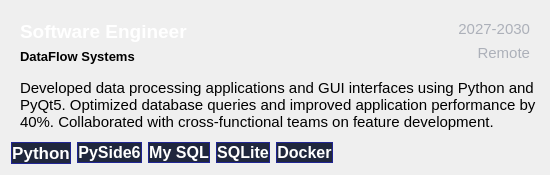
                         <widget class="QWidget" name="widget_27" native="true">
                          <property name="styleSheet">
                           <string notr="true">QWidget#widget_27{
    background: qlineargradient(
        x1: 0, y1: 0,
        x2: 0, y2: 1,
        stop: 0.2     #24272e,  
        stop: 0.9     #1a1c21   
    );
    border: none;
    border-radius: 12px;
    border: 1px solid rgba(70, 90, 160, 0.3); 
    border-radius: 12px;

    color: white;
}
</string>
                          </property>
                          <layout class="QGridLayout" name="gridLayout_16">
                           <item row="2" column="2">
                            <widget class="QPushButton" name="pushButton_37">
                             <property name="font">
                              <font>
                               <pointsize>12</pointsize>
                               <bold>true</bold>
                              </font>
                             </property>
                             <property name="styleSheet">
                              <string notr="true">
QPushButton {
	
	background-color: rgb(32, 39, 61);
    color: white;
    border: 1px solid rgb(32, 37, 147);
    border-radius: 12px;

	text-align: center;
}

QPushButton:hover {
    background-color: rgb(57, 83, 255);
    border-color: #444;
    color: white;
}

QPushButton:pressed {
    background-color: #222;
    border-color: #444;
    color: white;
}</string>
                             </property>
                             <property name="text">
                              <string>My SQL</string>
                             </property>
                            </widget>
                           </item>
                           <item row="2" column="0">
                            <widget class="QPushButton" name="pushButton_38">
                             <property name="font">
                              <font>
                               <pointsize>13</pointsize>
                               <bold>true</bold>
                              </font>
                             </property>
                             <property name="styleSheet">
                              <string notr="true">
QPushButton {
	
	background-color: rgb(32, 39, 61);
    color: white;
    border: 1px solid rgb(32, 37, 147);
    border-radius: 12px;

	text-align: center;
}

QPushButton:hover {
    background-color: rgb(57, 83, 255);
    border-color: #444;
    color: white;
}

QPushButton:pressed {
    background-color: #222;
    border-color: #444;
    color: white;
}</string>
                             </property>
                             <property name="text">
                              <string>Python</string>
                             </property>
                            </widget>
                           </item>
                           <item row="2" column="1">
                            <widget class="QPushButton" name="pushButton_39">
                             <property name="font">
                              <font>
                               <pointsize>12</pointsize>
                               <bold>true</bold>
                              </font>
                             </property>
                             <property name="styleSheet">
                              <string notr="true">
QPushButton {
	
	background-color: rgb(32, 39, 61);
    color: white;
    border: 1px solid rgb(32, 37, 147);
    border-radius: 12px;

	text-align: center;
}

QPushButton:hover {
    background-color: rgb(57, 83, 255);
    border-color: #444;
    color: white;
}

QPushButton:pressed {
    background-color: #222;
    border-color: #444;
    color: white;
}</string>
                             </property>
                             <property name="text">
                              <string>PySide6</string>
                             </property>
                            </widget>
                           </item>
                           <item row="2" column="4">
                            <widget class="QPushButton" name="pushButton_40">
                             <property name="font">
                              <font>
                               <pointsize>12</pointsize>
                               <bold>true</bold>
                              </font>
                             </property>
                             <property name="styleSheet">
                              <string notr="true">
QPushButton {
	
	background-color: rgb(32, 39, 61);
    color: white;
    border: 1px solid rgb(32, 37, 147);
    border-radius: 12px;

	text-align: center;
}

QPushButton:hover {
    background-color: rgb(57, 83, 255);
    border-color: #444;
    color: white;
}

QPushButton:pressed {
    background-color: #222;
    border-color: #444;
    color: white;
}</string>
                             </property>
                             <property name="text">
                              <string>Docker</string>
                             </property>
                            </widget>
                           </item>
                           <item row="2" column="3">
                            <widget class="QPushButton" name="pushButton_41">
                             <property name="font">
                              <font>
                               <pointsize>12</pointsize>
                               <bold>true</bold>
                              </font>
                             </property>
                             <property name="styleSheet">
                              <string notr="true">
QPushButton {
	
	background-color: rgb(32, 39, 61);
    color: white;
    border: 1px solid rgb(32, 37, 147);
    border-radius: 12px;

	text-align: center;
}

QPushButton:hover {
    background-color: rgb(57, 83, 255);
    border-color: #444;
    color: white;
}

QPushButton:pressed {
    background-color: #222;
    border-color: #444;
    color: white;
}</string>
                             </property>
                             <property name="text">
                              <string>SQLite</string>
                             </property>
                            </widget>
                           </item>
                           <item row="0" column="5">
                            <widget class="QWidget" name="widget_28" native="true">
                             <property name="styleSheet">
                              <string notr="true">background-color: transparent;
</string>
                             </property>
                             <layout class="QVBoxLayout" name="verticalLayout_27">
                              <item>
                               <widget class="QPushButton" name="pushButton_42">
                                <property name="font">
                                 <font>
                                  <pointsize>11</pointsize>
                                  <italic>false</italic>
                                  <bold>false</bold>
                                  <underline>false</underline>
                                  <strikeout>false</strikeout>
                                 </font>
                                </property>
                                <property name="styleSheet">
                                 <string notr="true">QPushButton {
    border: none;
    background: transparent;
    padding: 0;
	color: rgb(172, 176, 185);
    margin: 0;

    font: normal;
    text-align: right;
    text-decoration: none;
}

QPushButton:hover {
    background: transparent;
    border: none;
}
QPushButton:pressed {
    background: transparent;
    border: none;
    padding: 0;
}
QPushButton:focus {
    outline: none;
}</string>
                                </property>
                                <property name="text">
                                 <string>2027-2030</string>
                                </property>
                                <property name="icon">
                                 <iconset resource="../Qss/icons/_icons.qrc">
                                  <normaloff>:/feather/icons/feather/calendar.png</normaloff>:/feather/icons/feather/calendar.png</iconset>
                                </property>
                               </widget>
                              </item>
                              <item>
                               <widget class="QPushButton" name="pushButton_43">
                                <property name="font">
                                 <font>
                                  <pointsize>11</pointsize>
                                  <italic>false</italic>
                                  <bold>false</bold>
                                  <underline>false</underline>
                                  <strikeout>false</strikeout>
                                 </font>
                                </property>
                                <property name="mouseTracking">
                                 <bool>true</bool>
                                </property>
                                <property name="focusPolicy">
                                 <enum>Qt::FocusPolicy::StrongFocus</enum>
                                </property>
                                <property name="styleSheet">
                                 <string notr="true">QPushButton {
    border: none;
    background: transparent;
    padding: 0;
	color: rgb(172, 176, 185);
    margin: 0;

    font: normal;
    text-align: right;
    text-decoration: none;
}

QPushButton:hover {
    background: transparent;
    border: none;
}
QPushButton:pressed {
    background: transparent;
    border: none;
    padding: 0;
}
QPushButton:focus {
    outline: none;
}</string>
                                </property>
                                <property name="text">
                                 <string>Remote</string>
                                </property>
                                <property name="icon">
                                 <iconset resource="../Qss/icons/_icons.qrc">
                                  <normaloff>:/font_awesome_solid/icons/font_awesome/solid/location-dot.png</normaloff>:/font_awesome_solid/icons/font_awesome/solid/location-dot.png</iconset>
                                </property>
                               </widget>
                              </item>
                             </layout>
                            </widget>
                           </item>
                           <item row="0" column="0" colspan="5">
                            <widget class="QWidget" name="widget_29" native="true">
                             <property name="styleSheet">
                              <string notr="true">background-color: transparent;
</string>
                             </property>
                             <layout class="QVBoxLayout" name="verticalLayout_28">
                              <item>
                               <widget class="QPushButton" name="pushButton_44">
                                <property name="font">
                                 <font>
                                  <pointsize>14</pointsize>
                                  <italic>false</italic>
                                  <bold>true</bold>
                                  <underline>false</underline>
                                  <strikeout>false</strikeout>
                                  <kerning>false</kerning>
                                 </font>
                                </property>
                                <property name="styleSheet">
                                 <string notr="true">
QPushButton {
    border: none;
    background: transparent;
    padding: 0;
    margin: 0;
	color: rgb(255, 255, 255);
   
    text-align: left;
}

QPushButton:hover {
    background: transparent;
    border: none;
	 color: #4A6FEC;
}
QPushButton:pressed {
    background: transparent;
    border: none;
    padding: 0;
}
QPushButton:focus {
    outline: none;
}</string>
                                </property>
                                <property name="text">
                                 <string>Software Engineer</string>
                                </property>
                               </widget>
                              </item>
                              <item>
                               <widget class="QLabel" name="label_47">
                                <property name="text">
                                 <string>&lt;html&gt;&lt;head/&gt;&lt;body&gt;&lt;p&gt;&lt;span style=&quot; font-size:10pt; font-weight:700;&quot;&gt;DataFlow Systems&lt;/span&gt;&lt;/p&gt;&lt;/body&gt;&lt;/html&gt;</string>
                                </property>
                               </widget>
                              </item>
                             </layout>
                            </widget>
                           </item>
                           <item row="1" column="0" colspan="6">
                            <widget class="QLabel" name="label_48">
                             <property name="font">
                              <font>
                               <pointsize>11</pointsize>
                              </font>
                             </property>
                             <property name="styleSheet">
                              <string notr="true">background-color: transparent;
    margin-left: 5px;
    margin-bottom: 5px;


</string>
                             </property>
                             <property name="text">
                              <string>Developed data processing applications and GUI interfaces using Python and PyQt5. Optimized database queries and improved application performance by 40%. Collaborated with cross-functional teams on feature development.</string>
                             </property>
                             <property name="alignment">
                              <set>Qt::AlignmentFlag::AlignLeading|Qt::AlignmentFlag::AlignLeft|Qt::AlignmentFlag::AlignVCenter</set>
                             </property>
                             <property name="wordWrap">
                              <bool>true</bool>
                             </property>
                            </widget>
                           </item>
                           <item row="2" column="5">
                            <spacer name="horizontalSpacer_8">
                             <property name="orientation">
                              <enum>Qt::Orientation::Horizontal</enum>
                             </property>
                             <property name="sizeType">
                              <enum>QSizePolicy::Policy::Fixed</enum>
                             </property>
                             <property name="sizeHint" stdset="0">
                              <size>
                               <width>200</width>
                               <height>20</height>
                              </size>
                             </property>
                            </spacer>
                           </item>
                          </layout>
                         </widget>
